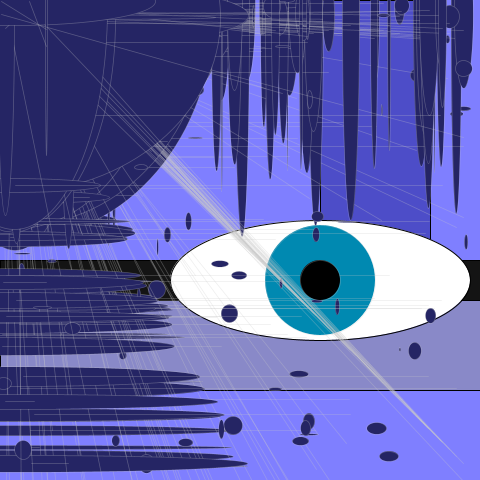
Frame 1 (no input)
Frame 60 (the mouse pressed at the canvas centre just before this capture): identical to frame 1, image omitted
Frame 120 (the mouse held since frame 60 and released just before this capture): identical to frame 1, image omitted

The Processing sketch that drew this single still picture (run headless with seeded random() and noise(); from frame 60 on, the mouse is pressed at the canvas centre):

// Processing sketch: processing_158931
// ── processing_158931.pde

boolean done;
void setup() {
size(480,480);
background(127,127,255);
done = false;
fill(137,137,200);
rect(0, 280, 480, 110);
fill(77,77,200);
rect(320, 0, 110, 310);
fill(20,20,20);
rect(0, 260, 480, 40);
fill(255,255,255);
ellipse(320, 280, 300, 120);


}
void draw() {

stroke(200, 80);
strokeWeight(.75);
if (done == false){
fill(0,137,177);
ellipse(320, 280, 110, 110);
for (int i = 0; i < 77; i++) {

float x1 = random(width*5%140);
float x2 = random(width*5%140);
float y1 = random(height);
float y2 = random(height);
fill(37,37,100);
ellipse(x1, x2, y1, y2);
ellipse(y2, x1, x2, y1);
ellipse(y1, y2, x1, x2);
ellipse(x2, y1, y1, x1);
line(2*x1, x2, y2, y2);
line(y2, 2*x1, x2, x2);
line(y1, 2*y2, x2, x1);
line(2*x2, y1, y2, y1);



}
done = true;



fill(0,0,0);
ellipse(320, 280, 40, 40);

}
}
